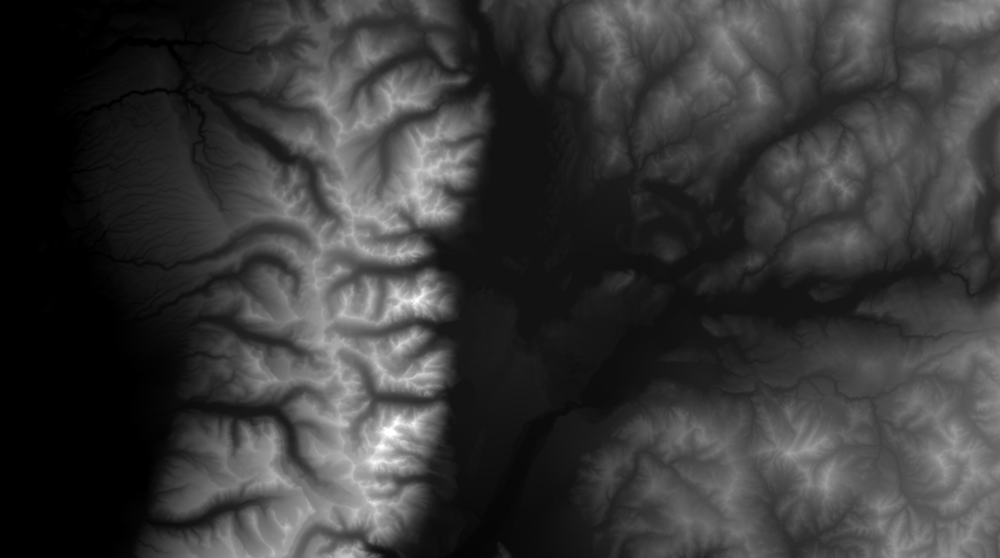
#> input picture heightmaps/render.png, 1000 x 558 px, shrunk from 2560 x 1428 before the run, found by its file name
$ python main.py
#> lines starting #> are read from the running program, lines starting #| are printed output that depends on the picture
from PIL import Image
import numpy as np

fp : str = "./render.png"
regions : int = 10
render_scale : float = 1

heightmap = Image.open(fp).convert(mode="RGB")
heightmap = heightmap.resize(size=(heightmap.width * render_scale, heightmap.height * render_scale), resample=Image.BILINEAR)
output = Image.new(mode="RGB", size=(heightmap.width, heightmap.height))
#> output: PIL image 1000x558 RGB; every value is 0

boundary_points : list[tuple[int, int]] = []

def put_pixel_in_range(img : Image.Image, x : int, y : int) -> int:
    if x > 0 and x < img.width and y > 0 and y < img.height:
        img.putpixel((x,y), (0))

def get_pixel_in_range(img : Image.Image, x : int, y : int) -> int:
    if x > 0 and x < img.width and y > 0 and y < img.height:
        return img.getpixel((x,y))[0]
    else:
        return 0

def get_neighbors(img : Image.Image, x : int, y : int) -> list[int]:
    return [
        get_pixel_in_range(img, x-1, y+1),
        get_pixel_in_range(img, x-1, y  ),
        get_pixel_in_range(img, x-1, y-1),

        get_pixel_in_range(img, x  , y+1),
        get_pixel_in_range(img, x  , y  ),
        get_pixel_in_range(img, x  , y-1),

        get_pixel_in_range(img, x+1, y+1),
        get_pixel_in_range(img, x+1, y  ),
        get_pixel_in_range(img, x+1, y-1),
    ]

def get_boundary_points(img : Image.Image) -> list[tuple[int, int]]:
    return [(x,y) for y in range(0, heightmap.height, 4) for x in range(0, heightmap.width, 4) if sum(get_neighbors(img, x, y)) != 0 and get_pixel_in_range(img, x, y) == 0]

def clip_image(img : Image.Image, upper_bound : int) -> Image.Image:
    arr = np.asarray(img)
    # cut out lower boundary
    arr = np.where(arr <= upper_bound, arr, 0)

    return Image.fromarray(arr)

def split_to_layers(img : Image.Image) -> list[Image.Image]:
    return [clip_image(img, i) for i in range(0, 255, 100)]
#> in clip_image (call 2), `arr = np.where(arr <= upper_bound, arr, 0)`:
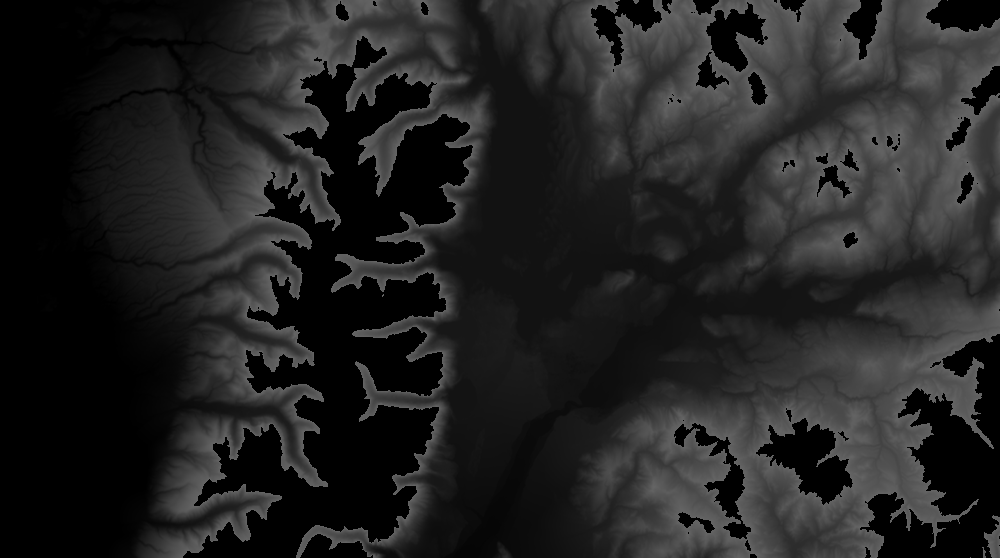
#> arr: shape (558, 1000, 3); min 0, max 100, mean 34.4

for idx, layer in enumerate(split_to_layers(heightmap)):
    print(f"Working on layer {idx}")
    boundary_points.extend(get_boundary_points(layer))
#> this loop made 3 passes
#| Working on layer 0
#| Working on layer 1
#| Working on layer 2
#> after the loop, boundary_points = 1488 pairs, first value 36 to 996, second value 0 to 556

output = heightmap

for b in boundary_points:
    for x in range(-1, 1):
        for y in range(-1, 1):
            put_pixel_in_range(output, b[0]+x, b[1]+y)
#> this loop made 1488 passes
#> b on passes 1 to 3: (100, 0), (104, 0), (108, 0)

output.show()
